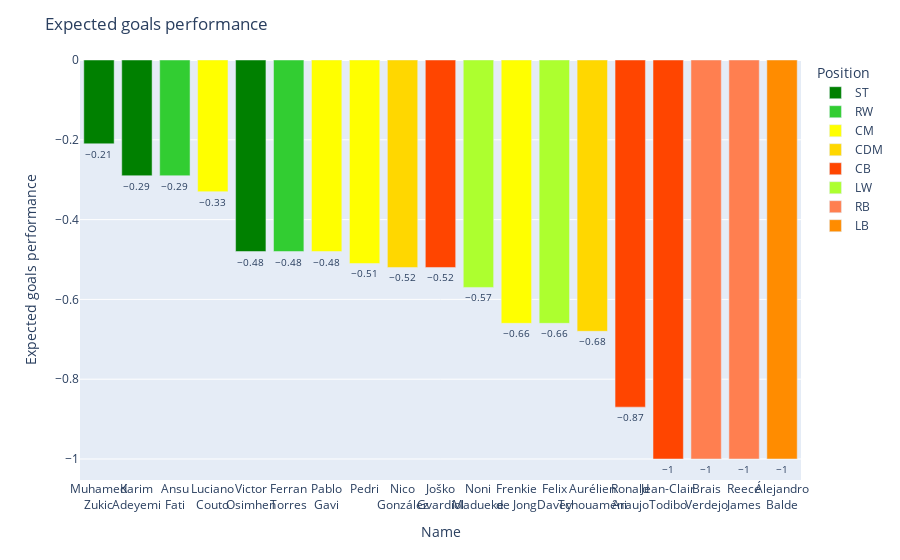

This figure's notebook cell:
### Code cell
bar_plot('xGperf')

### Figure 1 — Plotly figure (JSON) as saved in the notebook; plotly's stock layout.template omitted (floating-point values rounded to 4 significant figures)
{"data": [{"alignmentgroup": "True", "cliponaxis": false, "customdata": [[338], [1094], [1900]], "hovertemplate": "Position=ST<br>Name=%{x}<br>Expected goals performance=%{y}<br>MinutesPlayed=%{customdata[0]}<extra></extra>", "legendgroup": "ST", "marker": {"color": "green", "pattern": {"shape": ""}}, "name": "ST", "offsetgroup": "ST", "orientation": "v", "showlegend": true, "textfont": {"size": 10}, "textposition": "outside", "texttemplate": "%{y}", "type": "bar", "x": ["Muhamed<br>Zukic", "Karim<br>Adeyemi", "Victor<br>Osimhen"], "xaxis": "x", "y": [-0.21, -0.29, -0.48], "yaxis": "y"}, {"alignmentgroup": "True", "cliponaxis": false, "customdata": [[1512], [1285]], "hovertemplate": "Position=RW<br>Name=%{x}<br>Expected goals performance=%{y}<br>MinutesPlayed=%{customdata[0]}<extra></extra>", "legendgroup": "RW", "marker": {"color": "limegreen", "pattern": {"shape": ""}}, "name": "RW", "offsetgroup": "RW", "orientation": "v", "showlegend": true, "textfont": {"size": 10}, "textposition": "outside", "texttemplate": "%{y}", "type": "bar", "x": ["Ansu<br>Fati", "Ferran<br>Torres"], "xaxis": "x", "y": [-0.29, -0.48], "yaxis": "y"}, {"alignmentgroup": "True", "cliponaxis": false, "customdata": [[1018], [1361], [1705], [1700]], "hovertemplate": "Position=CM<br>Name=%{x}<br>Expected goals performance=%{y}<br>MinutesPlayed=%{customdata[0]}<extra></extra>", "legendgroup": "CM", "marker": {"color": "yellow", "pattern": {"shape": ""}}, "name": "CM", "offsetgroup": "CM", "orientation": "v", "showlegend": true, "textfont": {"size": 10}, "textposition": "outside", "texttemplate": "%{y}", "type": "bar", "x": ["Luciano<br>Couto", "Pablo<br>Gavi", "Pedri", "Frenkie<br>de Jong"], "xaxis": "x", "y": [-0.33, -0.48, -0.51, -0.66], "yaxis": "y"}, {"alignmentgroup": "True", "cliponaxis": false, "customdata": [[1382], [1515]], "hovertemplate": "Position=CDM<br>Name=%{x}<br>Expected goals performance=%{y}<br>MinutesPlayed=%{customdata[0]}<extra></extra>", "legendgroup": "CDM", "marker": {"color": "gold", "pattern": {"shape": ""}}, "name": "CDM", "offsetgroup": "CDM", "orientation": "v", "showlegend": true, "textfont": {"size": 10}, "textposition": "outside", "texttemplate": "%{y}", "type": "bar", "x": ["Nico<br>González", "Aurélien<br>Tchouaméni"], "xaxis": "x", "y": [-0.52, -0.68], "yaxis": "y"}, {"alignmentgroup": "True", "cliponaxis": false, "customdata": [[2066], [2612], [830]], "hovertemplate": "Position=CB<br>Name=%{x}<br>Expected goals performance=%{y}<br>MinutesPlayed=%{customdata[0]}<extra></extra>", "legendgroup": "CB", "marker": {"color": "orangered", "pattern": {"shape": ""}}, "name": "CB", "offsetgroup": "CB", "orientation": "v", "showlegend": true, "textfont": {"size": 10}, "textposition": "outside", "texttemplate": "%{y}", "type": "bar", "x": ["Joško<br>Gvardiol", "Ronald<br>Araujo", "Jean-Clair<br>Todibo"], "xaxis": "x", "y": [-0.52, -0.87, -1], "yaxis": "y"}, {"alignmentgroup": "True", "cliponaxis": false, "customdata": [[1378], [1125]], "hovertemplate": "Position=LW<br>Name=%{x}<br>Expected goals performance=%{y}<br>MinutesPlayed=%{customdata[0]}<extra></extra>", "legendgroup": "LW", "marker": {"color": "greenyellow", "pattern": {"shape": ""}}, "name": "LW", "offsetgroup": "LW", "orientation": "v", "showlegend": true, "textfont": {"size": 10}, "textposition": "outside", "texttemplate": "%{y}", "type": "bar", "x": ["Noni<br>Madueke", "Felix<br>Davey"], "xaxis": "x", "y": [-0.57, -0.66], "yaxis": "y"}, {"alignmentgroup": "True", "cliponaxis": false, "customdata": [[1201], [1720]], "hovertemplate": "Position=RB<br>Name=%{x}<br>Expected goals performance=%{y}<br>MinutesPlayed=%{customdata[0]}<extra></extra>", "legendgroup": "RB", "marker": {"color": "coral", "pattern": {"shape": ""}}, "name": "RB", "offsetgroup": "RB", "orientation": "v", "showlegend": true, "textfont": {"size": 10}, "textposition": "outside", "texttemplate": "%{y}", "type": "bar", "x": ["Brais<br>Verdejo", "Reece<br>James"], "xaxis": "x", "y": [-1, -1], "yaxis": "y"}, {"alignmentgroup": "True", "cliponaxis": false, "customdata": [[1588]], "hovertemplate": "Position=LB<br>Name=%{x}<br>Expected goals performance=%{y}<br>MinutesPlayed=%{customdata[0]}<extra></extra>", "legendgroup": "LB", "marker": {"color": "darkorange", "pattern": {"shape": ""}}, "name": "LB", "offsetgroup": "LB", "orientation": "v", "showlegend": true, "textfont": {"size": 10}, "textposition": "outside", "texttemplate": "%{y}", "type": "bar", "x": ["Álejandro<br>Balde"], "xaxis": "x", "y": [-1], "yaxis": "y"}], "layout": {"barmode": "relative", "legend": {"title": {"text": "Position"}, "tracegroupgap": 0}, "margin": {"t": 60}, "title": {"text": "Expected goals performance"}, "xaxis": {"anchor": "y", "categoryorder": "min descending", "domain": [0, 1], "tickangle": 0, "title": {"text": "Name"}}, "yaxis": {"anchor": "x", "domain": [0, 1], "title": {"text": "Expected goals performance"}}}}
